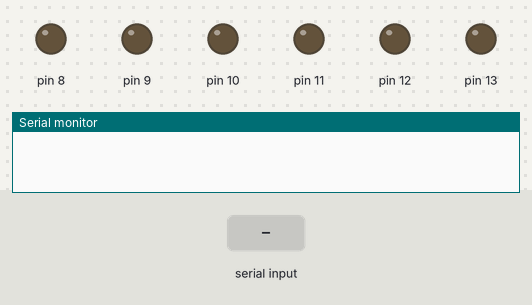
Recording of a sketch running on a simulated Arduino Uno, built with avr-gcc and run on an emulated ATmega328P. Shown: output pins drawn as LEDs (lit = HIGH), the last lines printed to the serial monitor. Inputs (shaded band) come from the test bench.

Above: at 1.2 s.
1.3 s: "1" received over Serial
At 2.4 s:
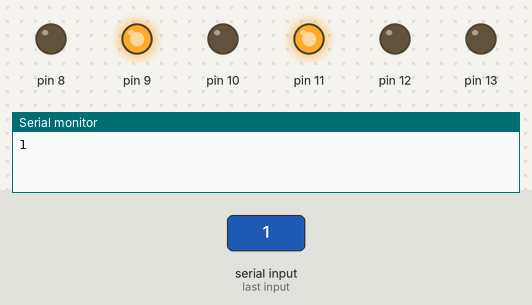
2.9 s: "2" received over Serial
At 3.7 s:
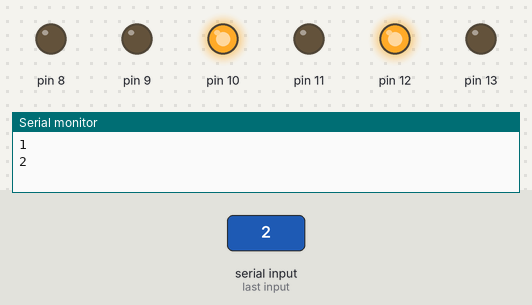
4.5 s: "3" received over Serial
At 4.8 s:
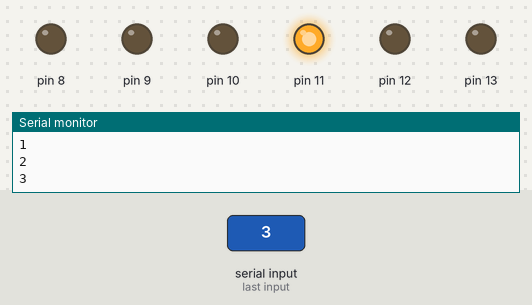
6.0 s: "4" received over Serial
At 7.2 s:
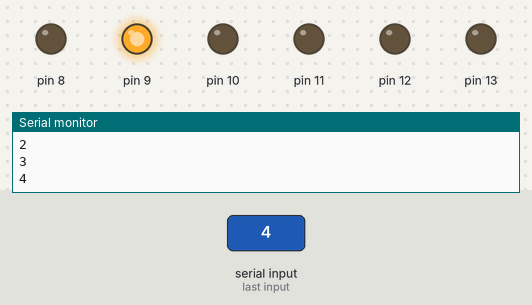
7.5 s: "5" received over Serial
At 8.3 s:
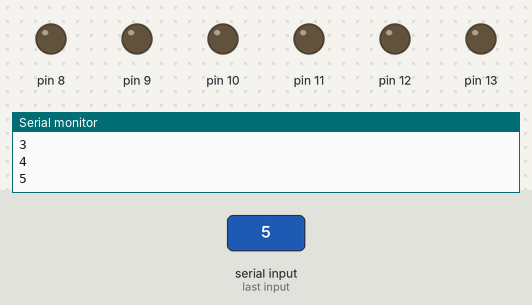
Timing chart, 0 to 10.0 s (numbered marks = the images above; inputs shaded):
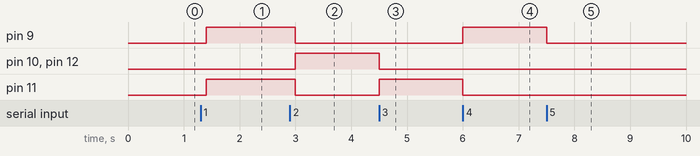

The sketch:

Moving_car.ino
```cpp
char t;

void setup()
{
  pinMode(8,OUTPUT);
  pinMode(9,OUTPUT);
  pinMode(10,OUTPUT);
  pinMode(11,OUTPUT);
  pinMode(12,OUTPUT);
  pinMode(13,OUTPUT);
  Serial.begin(9600);
}

void loop()
{
  while(Serial.available()>0)
  {
    t=Serial.read();
    Serial.println(t);
  }
  if(t=='1')
  {
    digitalWrite(9,HIGH);
    digitalWrite(10,LOW);
    digitalWrite(11,HIGH);
    digitalWrite(12,LOW);
  }
    else if(t=='2')
  {
    digitalWrite(9,LOW);
    digitalWrite(10,HIGH);
    digitalWrite(11,LOW);
    digitalWrite(12,HIGH);
  }
    else if(t=='3')
  {
    digitalWrite(9,LOW);
    digitalWrite(10,LOW);
    digitalWrite(11,HIGH);
    digitalWrite(12,LOW);
  }
    else if(t=='4')
  {
    digitalWrite(9,HIGH);
    digitalWrite(10,LOW);
    digitalWrite(11,LOW);
    digitalWrite(12,LOW);
  }
    else if(t=='5')
  {
    digitalWrite(9,LOW);
    digitalWrite(10,LOW);
    digitalWrite(11,LOW);
    digitalWrite(12,LOW);
  }
  delay(100);
}
```

Measured:
- after the input at 1.3 s, pin 9, pin 11: LOW → HIGH after 0.10 s
- after the input at 2.9 s, pin 9, pin 11: HIGH → LOW after 0.10 s; pin 10, pin 12: LOW → HIGH after 0.10 s
- after the input at 4.5 s, pin 10, pin 12: HIGH → LOW at once; pin 11: LOW → HIGH at once
- after the input at 6.0 s, pin 9: LOW → HIGH at once; pin 11: HIGH → LOW at once
- after the input at 7.5 s, pin 9: HIGH → LOW at once
